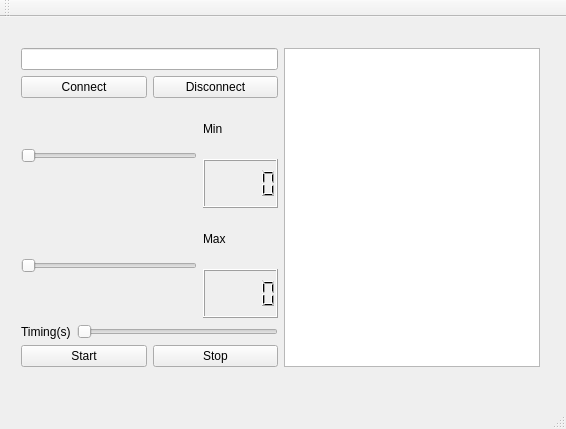
<?xml version="1.0" encoding="UTF-8"?>
<ui version="4.0">
 <class>MainWindow</class>
 <widget class="QMainWindow" name="MainWindow">
  <property name="geometry">
   <rect>
    <x>0</x>
    <y>0</y>
    <width>566</width>
    <height>429</height>
   </rect>
  </property>
  <property name="windowTitle">
   <string>MainWindow</string>
  </property>
  <widget class="QWidget" name="centralWidget">
   <widget class="QWidget" name="layoutWidget">
    <property name="geometry">
     <rect>
      <x>10</x>
      <y>20</y>
      <width>541</width>
      <height>341</height>
     </rect>
    </property>
    <layout class="QHBoxLayout" name="horizontalLayout_6" stretch="50,50">
     <item>
      <layout class="QVBoxLayout" name="verticalLayout_6" stretch="20,60,20">
       <item>
        <layout class="QVBoxLayout" name="verticalLayout">
         <item>
          <widget class="QLineEdit" name="lineEdit_ip"/>
         </item>
         <item>
          <layout class="QHBoxLayout" name="horizontalLayout">
           <item>
            <widget class="QPushButton" name="pushButton_Connect">
             <property name="text">
              <string>Connect</string>
             </property>
            </widget>
           </item>
           <item>
            <widget class="QPushButton" name="pushButton_Disconnect">
             <property name="text">
              <string>Disconnect</string>
             </property>
            </widget>
           </item>
          </layout>
         </item>
        </layout>
       </item>
       <item>
        <layout class="QVBoxLayout" name="verticalLayout_4">
         <item>
          <layout class="QHBoxLayout" name="horizontalLayout_4" stretch="70,30">
           <item>
            <widget class="QSlider" name="horizontalSlider_Min">
             <property name="orientation">
              <enum>Qt::Horizontal</enum>
             </property>
            </widget>
           </item>
           <item>
            <layout class="QVBoxLayout" name="verticalLayout_2">
             <item>
              <widget class="QLabel" name="label">
               <property name="text">
                <string>Min</string>
               </property>
              </widget>
             </item>
             <item>
              <widget class="QLCDNumber" name="lcdNumber"/>
             </item>
            </layout>
           </item>
          </layout>
         </item>
         <item>
          <layout class="QHBoxLayout" name="horizontalLayout_5" stretch="70,30">
           <item>
            <widget class="QSlider" name="horizontalSlider_Max">
             <property name="orientation">
              <enum>Qt::Horizontal</enum>
             </property>
            </widget>
           </item>
           <item>
            <layout class="QVBoxLayout" name="verticalLayout_3">
             <item>
              <widget class="QLabel" name="label_2">
               <property name="text">
                <string>Max</string>
               </property>
              </widget>
             </item>
             <item>
              <widget class="QLCDNumber" name="lcdNumber_2"/>
             </item>
            </layout>
           </item>
          </layout>
         </item>
        </layout>
       </item>
       <item>
        <layout class="QVBoxLayout" name="verticalLayout_5">
         <item>
          <layout class="QHBoxLayout" name="horizontalLayout_3">
           <item>
            <widget class="QLabel" name="label_3">
             <property name="text">
              <string>Timing(s)</string>
             </property>
            </widget>
           </item>
           <item>
            <widget class="QSlider" name="horizontalSlider_Timing">
             <property name="minimum">
              <number>1</number>
             </property>
             <property name="maximum">
              <number>3</number>
             </property>
             <property name="orientation">
              <enum>Qt::Horizontal</enum>
             </property>
            </widget>
           </item>
          </layout>
         </item>
         <item>
          <layout class="QHBoxLayout" name="horizontalLayout_2">
           <item>
            <widget class="QPushButton" name="pushButton_Start">
             <property name="text">
              <string>Start</string>
             </property>
            </widget>
           </item>
           <item>
            <widget class="QPushButton" name="pushButton_Stop">
             <property name="text">
              <string>Stop</string>
             </property>
            </widget>
           </item>
          </layout>
         </item>
        </layout>
       </item>
      </layout>
     </item>
     <item>
      <widget class="QTextBrowser" name="textBrowser">
       <property name="font">
        <font>
         <family>MS Shell Dlg 2</family>
         <pointsize>12</pointsize>
         <weight>75</weight>
         <bold>true</bold>
        </font>
       </property>
      </widget>
     </item>
    </layout>
   </widget>
  </widget>
  <widget class="QMenuBar" name="menuBar">
   <property name="geometry">
    <rect>
     <x>0</x>
     <y>0</y>
     <width>566</width>
     <height>21</height>
    </rect>
   </property>
  </widget>
  <widget class="QToolBar" name="mainToolBar">
   <attribute name="toolBarArea">
    <enum>TopToolBarArea</enum>
   </attribute>
   <attribute name="toolBarBreak">
    <bool>false</bool>
   </attribute>
  </widget>
  <widget class="QStatusBar" name="statusBar"/>
 </widget>
 <layoutdefault spacing="6" margin="11"/>
 <resources/>
 <connections>
  <connection>
   <sender>horizontalSlider_Min</sender>
   <signal>valueChanged(int)</signal>
   <receiver>lcdNumber</receiver>
   <slot>display(int)</slot>
   <hints>
    <hint type="sourcelabel">
     <x>145</x>
     <y>169</y>
    </hint>
    <hint type="destinationlabel">
     <x>232</x>
     <y>198</y>
    </hint>
   </hints>
  </connection>
  <connection>
   <sender>horizontalSlider_Max</sender>
   <signal>valueChanged(int)</signal>
   <receiver>lcdNumber_2</receiver>
   <slot>display(int)</slot>
   <hints>
    <hint type="sourcelabel">
     <x>152</x>
     <y>268</y>
    </hint>
    <hint type="destinationlabel">
     <x>237</x>
     <y>293</y>
    </hint>
   </hints>
  </connection>
  <connection>
   <sender>pushButton_Connect</sender>
   <signal>clicked()</signal>
   <receiver>MainWindow</receiver>
   <slot>connecting()</slot>
   <hints>
    <hint type="sourcelabel">
     <x>82</x>
     <y>108</y>
    </hint>
    <hint type="destinationlabel">
     <x>82</x>
     <y>120</y>
    </hint>
   </hints>
  </connection>
  <connection>
   <sender>pushButton_Disconnect</sender>
   <signal>clicked()</signal>
   <receiver>MainWindow</receiver>
   <slot>disconnecting()</slot>
   <hints>
    <hint type="sourcelabel">
     <x>205</x>
     <y>97</y>
    </hint>
    <hint type="destinationlabel">
     <x>218</x>
     <y>122</y>
    </hint>
   </hints>
  </connection>
  <connection>
   <sender>pushButton_Start</sender>
   <signal>clicked()</signal>
   <receiver>MainWindow</receiver>
   <slot>starting()</slot>
   <hints>
    <hint type="sourcelabel">
     <x>93</x>
     <y>374</y>
    </hint>
    <hint type="destinationlabel">
     <x>95</x>
     <y>397</y>
    </hint>
   </hints>
  </connection>
  <connection>
   <sender>pushButton_Stop</sender>
   <signal>clicked()</signal>
   <receiver>MainWindow</receiver>
   <slot>stopping()</slot>
   <hints>
    <hint type="sourcelabel">
     <x>230</x>
     <y>382</y>
    </hint>
    <hint type="destinationlabel">
     <x>230</x>
     <y>394</y>
    </hint>
   </hints>
  </connection>
 </connections>
 <slots>
  <slot>connecting()</slot>
  <slot>disconnecting()</slot>
  <slot>starting()</slot>
  <slot>stopping()</slot>
 </slots>
</ui>
